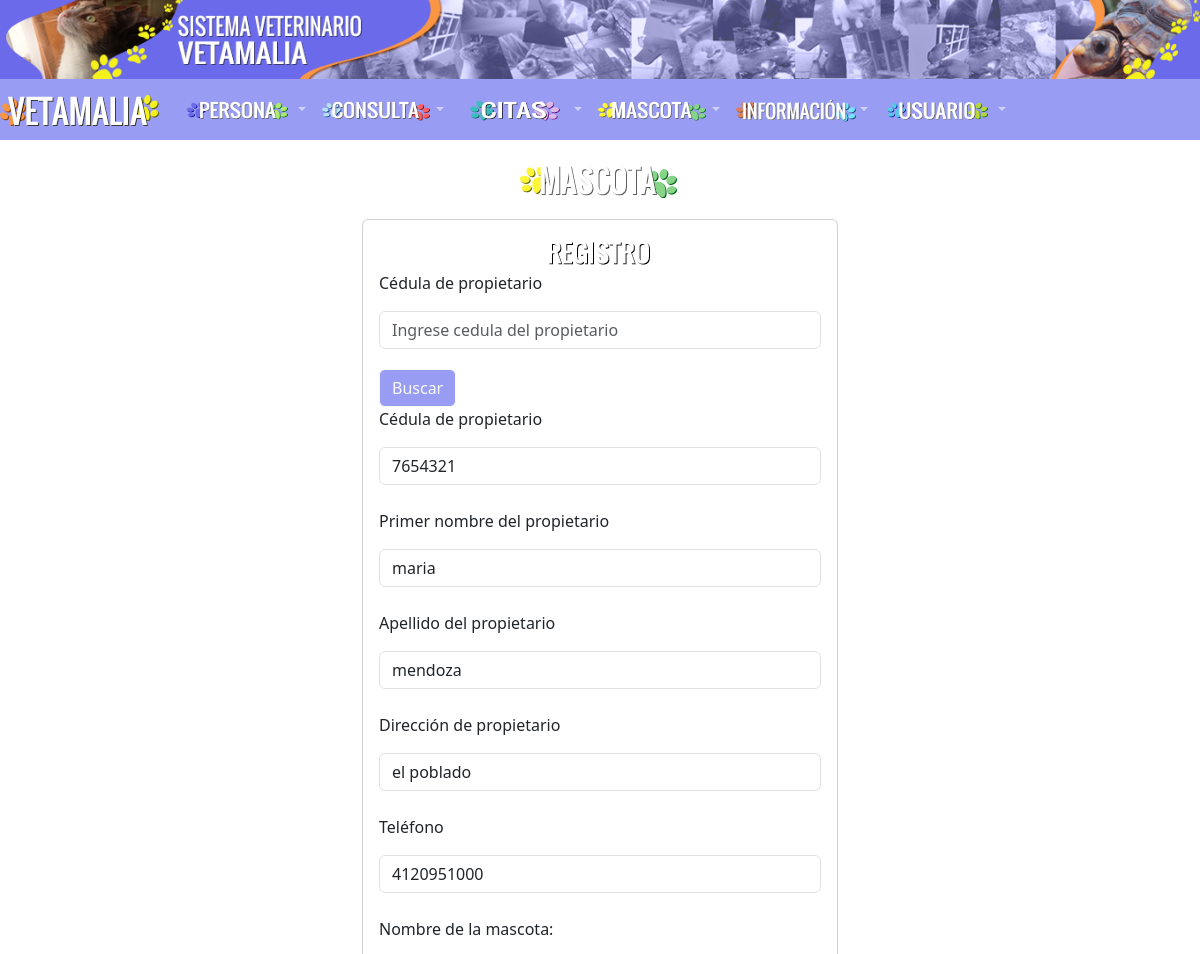
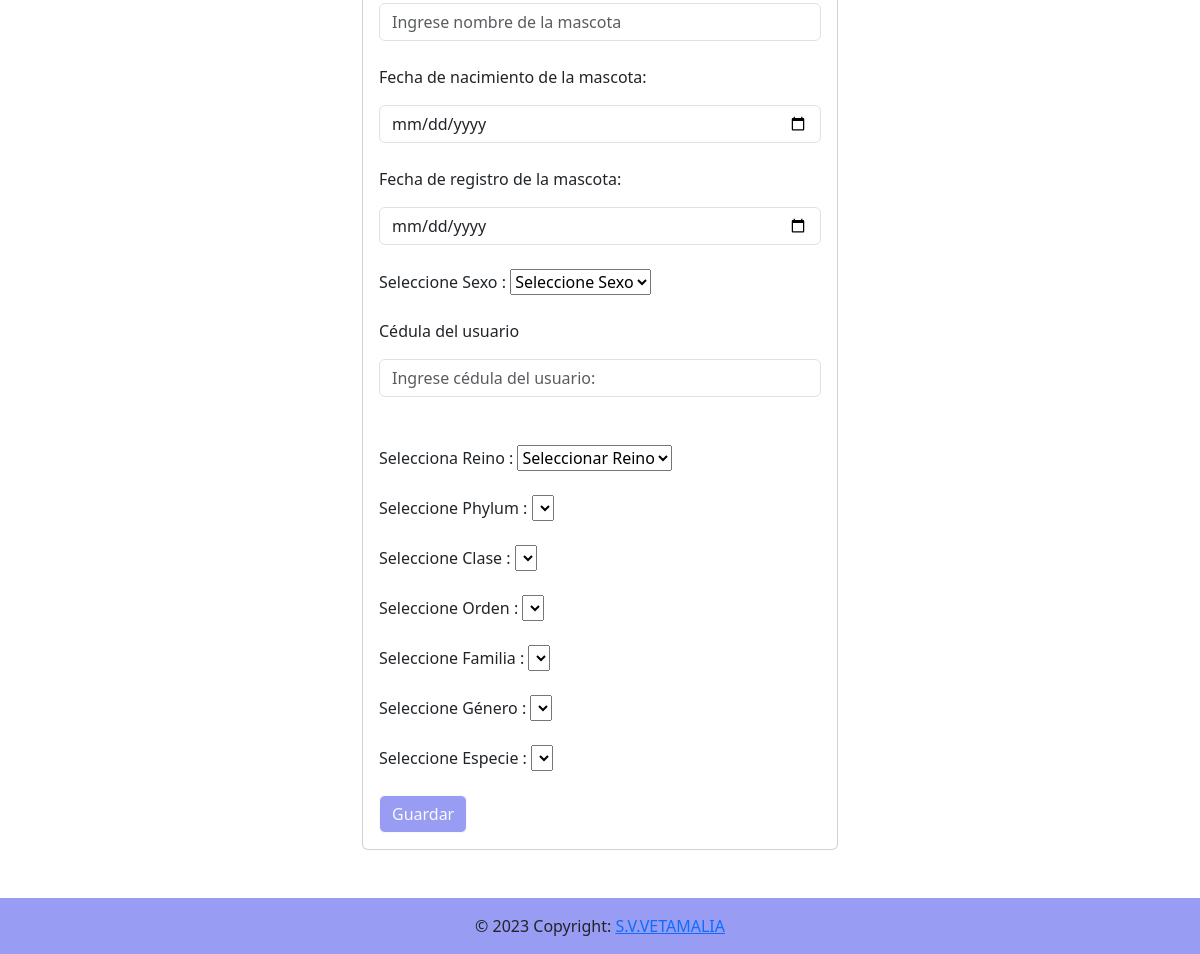
/mascota/registrar.php?cedula=7654321, run on the app's committed database (2 pictures, top to bottom).
### tables this page shows
CREATE TABLE `persona` (
  `cedula` int(11) NOT NULL,
  `nombre` varchar(50) NOT NULL,
  `apellido` varchar(50) NOT NULL
);

CREATE TABLE `propietario` (
  `cedula_propietario` int(15) NOT NULL,
  `direccion` text NOT NULL,
  `telefono` varchar(20) NOT NULL
);

### mascota/registrar.php (the view, shortened to what this page needs)
<?php include("../database/db.php");?>
<?php include("../include/headers.php");?>
<div class="container p-4">
        <img src="../img/Mascota.png" class="rounded mx-auto d-block" width="160" height="35"></a>
    <div class="row">
        <div class="d-grid gap-2 col-6 mx-auto" style="width: 500px; margin-top: 20px !important; margin-bottom: 80px;">
            <div class="card card-body">
                <img src="../img/Registro.png" class="rounded mx-auto d-block" width="160" height="35"></a>
                <form action="registrar.php">
                    <p class="h7">Cédula de propietario</p>
                    <input type="number" name="cedula" class="form-control" placeholder="Ingrese cedula del propietario" required  onkeypress="return valideKey(event);"onblur="limpia()">
                    <input type="submit" class="btn btn-outline-light" name="buscar" value="Buscar" style="background-color: #989cf3; margin-top: 20px !important;">
                </form>
                <form action="save.php" method="POST">
                    <?php
                    if(isset($_GET['cedula'])){
                        $cedula=$_GET['cedula'];
                        $sql = "SELECT * FROM propietario WHERE cedula_propietario LIKE '%$cedula%'";
                        $result = $conn->query($sql);
                        $sqly = "SELECT * FROM persona WHERE cedula LIKE '%$cedula%'";
                        $resulte = $conn->query($sqly);
                        if($rowe = $result->fetch_assoc()){
                            ?>
                            <div class="form-group">
                                <p class="h7">Cédula de propietario</p>
                                <input type="text" name="cedula_propietario" value="<?php echo "$cedula"; $cedula3 = $cedula?>" class="form-control" placeholder="Ingrese cédula" requiredonkeypress="return soloLetras(event)" onblur="limpia()" >
                            </div><br>
                            <?php if($roww = $resulte->fetch_assoc()){?>
                                <div class="form-group">
                                    <p class="h7">Primer nombre del propietario</p>
                                    <input type="text" name="nombre" value="<?php echo $roww['nombre']; $nombre2 = $roww['nombre'];?>" class="form-control" placeholder="Ingrese teléfono" required onkeypress="return valideKey(event);"onblur="limpia()"  readonly>
                                </div><br>
                                <div class="form-group">
                                    <p class="h7">Apellido del propietario</p>
                                    <input type="text" name="apellido" value="<?php echo $roww['apellido']; $apellido2 = $roww['apellido'];?>" class="form-control" placeholder="Ingrese teléfono" required onkeypress="return valideKey(event);"onblur="limpia()"  readonly>
                                </div><br>
                            <?php }?>
                            <p class="h7">Dirección de propietario</p>
                                <input name="direccion" rows="2"  value="<?php echo $rowe['direccion']; $cedula2 = $rowe['direccion'];?>" class="form-control" placeholder="Ingrese dirección"></textarea>
                            <br>
                            <div class="form-group">
                                <p class="h7">Teléfono</p>
                                <input type="text" name="telefono" value="<?php echo $rowe['telefono']; $cedula2 = $rowe['telefono'];?>"  class="form-control" placeholder="Ingrese teléfono" required onkeypress="return valideKey(event);"onblur="limpia()">
                            </div><br>
                            <p class="h7">Nombre de la mascota:</p>
                            <div class="form-group">
                                <input type="text" name="nombre_mascota" class="form-control" placeholder="Ingrese nombre de la mascota" required onkeypress="return soloLetras(event)" onblur="limpia()" id="miInput">
                            </div><br>
                            <p class="h7">Fecha de nacimiento de la mascota:</p>
                            <div class="form-group">
                                <input type="date" name="fecha_nacimiento" class="form-control" min="1999-01-01" max="2040-01-01" placeholder="Ingrese fecha de nacimiento de la mascota">
                            </div><br>
                            <p class="h7">Fecha de registro de la mascota:</p>
                            <div class="form-group">
                                <input type="date" name="fecha_registro" class="form-control" min="1999-01-01" max="2040-01-01" placeholder="Ingrese fecha de registro de la mascota">
                            </div><br>
                            <div class="form-group">
                            <div>Seleccione Sexo :
                            <select name="sexo" id="sexo">
                                <option value="Seleccione sexo">Seleccione Sexo</option>
                            </select></div>
                            </div><br>
                            <div class="form-group">
                                <p class="h7">Cédula del usuario</p>
                                <input type="number" name="cedula_asistente" class="form-control" placeholder="Ingrese cédula del usuario:" required  onkeypress="return valideKey(event);"onblur="limpia()">
                            </div><br>
                            <br><div>Selecciona Reino : <select name="cod_reino" id="cod_reino">
                            <option value="0">Seleccionar Reino</option>
                            </select></div><br>
                            <div class="form-group">
                                <div>Seleccione Phylum : <select name="cod_phylum" id="cod_phylum"></select></div>
                            </div><br>
                            <div class="form-group">
                                <div>Seleccione Clase : <select name="cod_clase" id="cod_clase"></select></div>
                            </div><br>
                            <div class="form-group">
                                <div>Seleccione Orden : <select name="cod_orden" id="cod_orden"></select></div>
                            </div><br>
                            <div class="form-group">
                                <div>Seleccione Familia : <select name="cod_familia" id="cod_familia"></select></div>
                            </div><br>
                            <div class="form-group">
                                <div>Seleccione Género : <select name="cod_genero" id="cod_genero"></select></div>
                            </div><br>
                            <div class="form-group">
                                <div>Seleccione Especie : <select name="cod_especie" id="cod_especie"></select></div>
                            </div><br>
                            <input type="submit" name="save" value="Guardar" class="btn btn-outline-light" type="button" style="background-color: #989cf3"></button>
                            <?php }
                    }
                    ?>
                </form>
            </div>
        </div>
        </div>
    </div>
<?php include("../include/footer.php")
?>

### data on the page
persona: nombre "maria", apellido "mendoza"
propietario: direccion "el poblado", telefono "4120951000"
